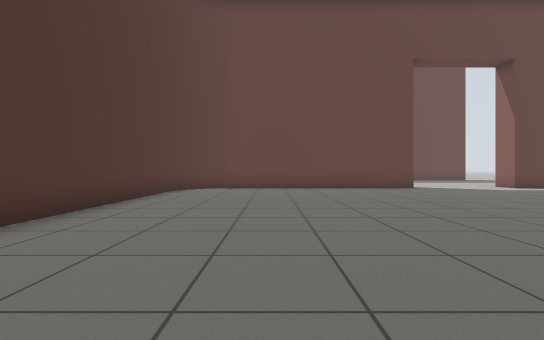
[1] (above)

23 first-person views from a walk through a world built for the Gazebo simulator. The camera is 0.72 m above the floor, looks level and sees 85° across. The floor is counted in squares, 1 m on a side. Each view is taken from the middle of a square. On the plan, view 1 faces up. The plan holds only what a view shows up to about 10 squares ahead; the rest is blank. The place goes on beyond the plan. Simple patterns stand in for the simulator's built-in surfaces.

[2]
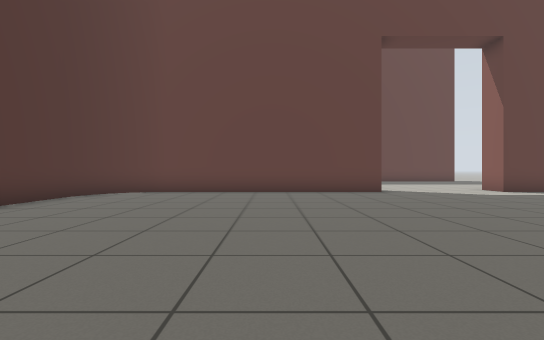

[3]
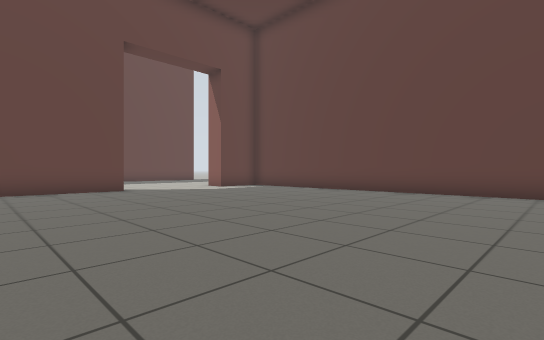

[4]
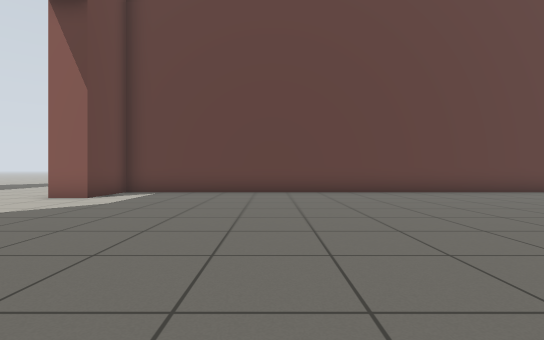

[5]
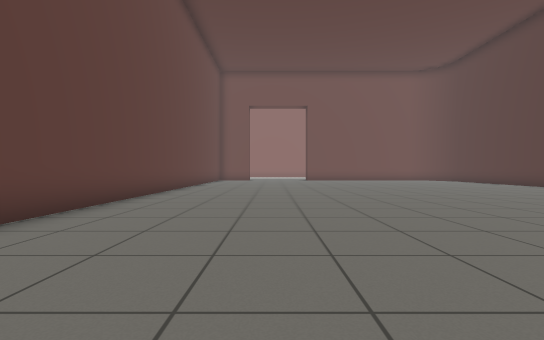

[6]
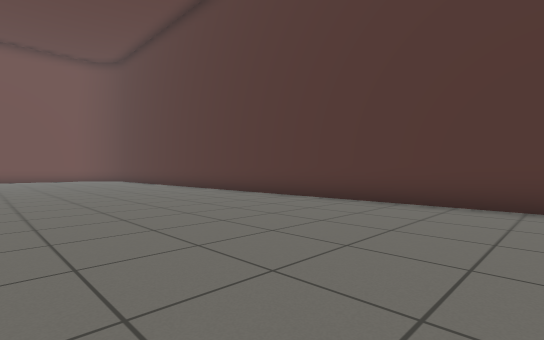

[7]
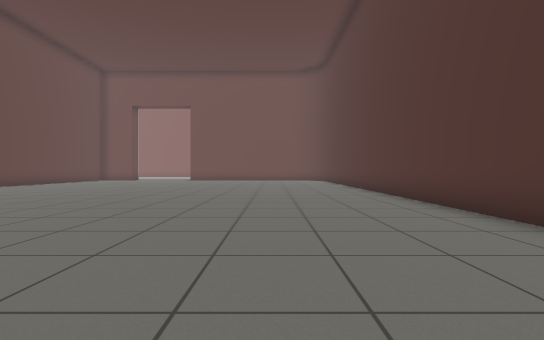

[8]
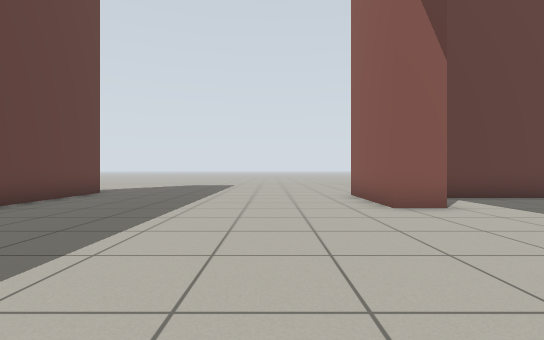

[9]
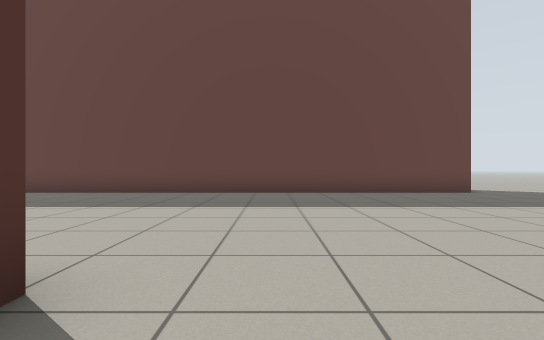

[10]
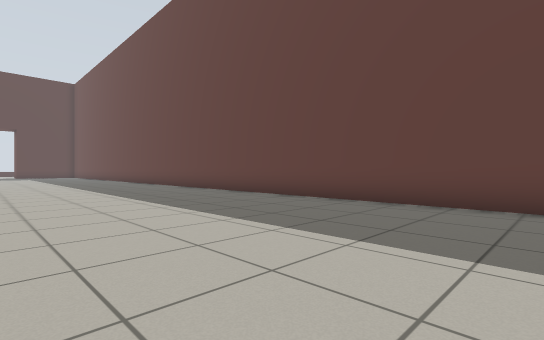

[11]
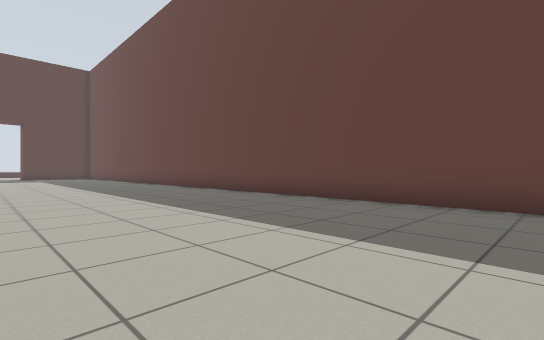

[12]
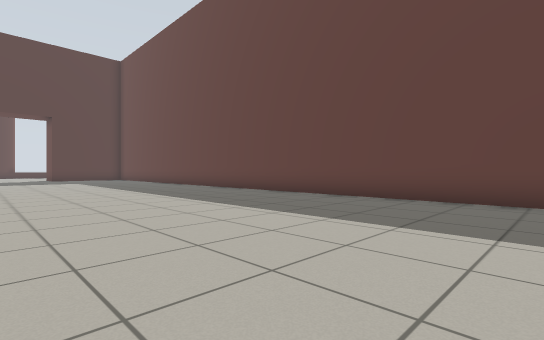

[13]
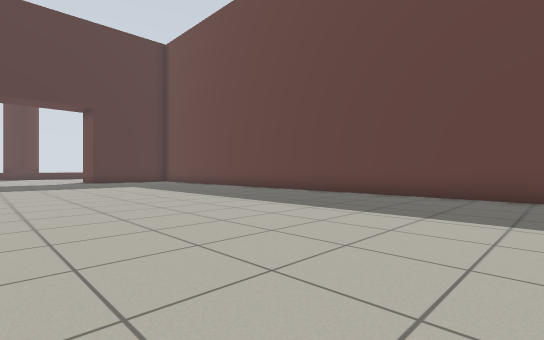

[14]
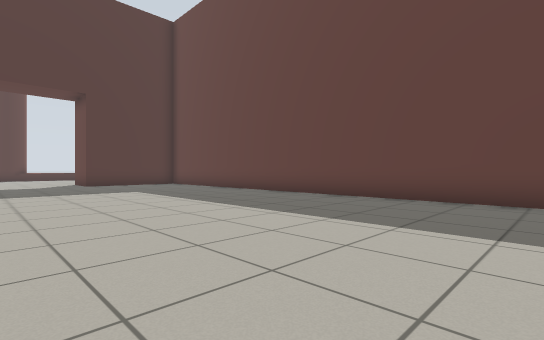

[15]
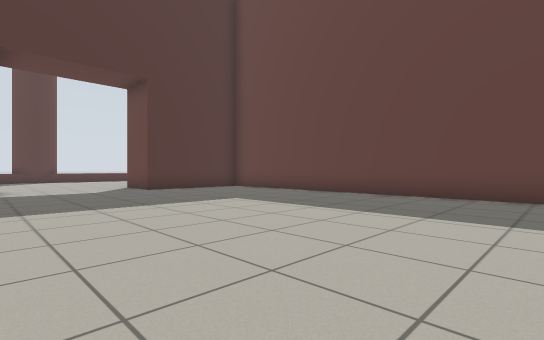

[16]
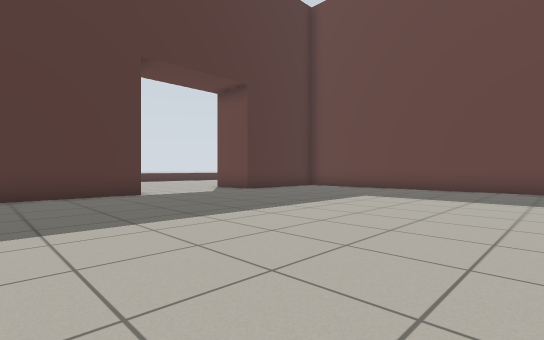

[17]
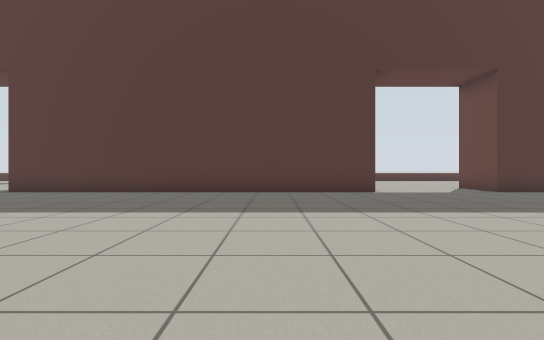

[18]
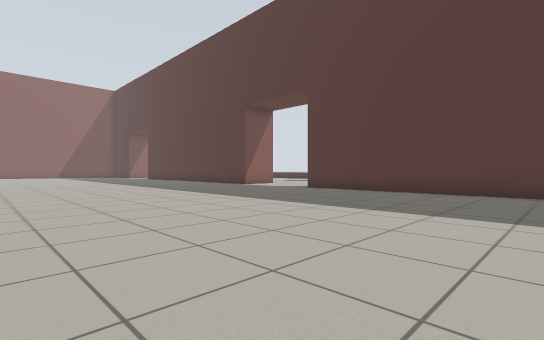

[19]
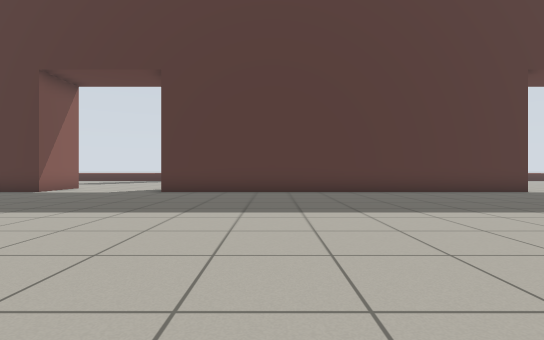

[20]
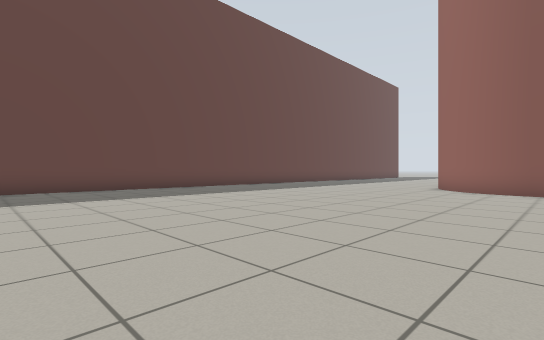

[21]
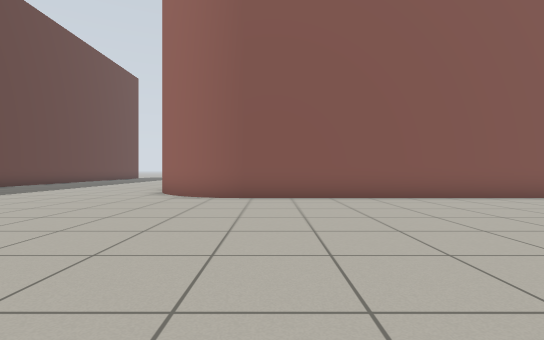

[22]
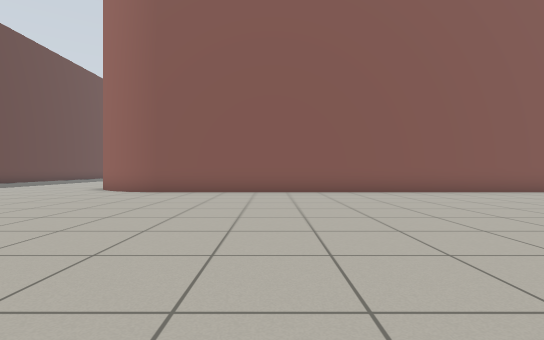

[23]
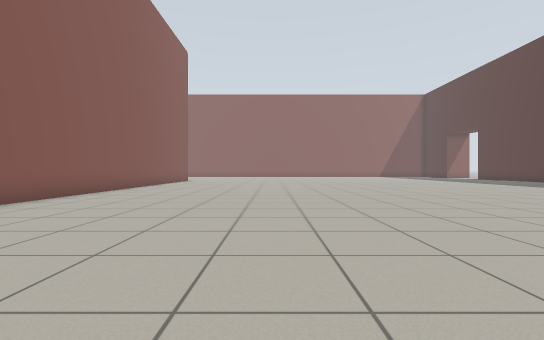

### Floor plan
Points are (right, up) in squares from view 1. A wall is a line through its corners. A room is listed if a view was taken in it or the views show most of it. See-through windows are left out.
Room 1 (views 1, 2, 3, 4, 5, 6, 7, 9)
walls: (5.6, 11.7) (-1.8, 11.7) (-2.3, 11.5); (-3.4, 10) (-3.4, -4); (11.6, -4) (11.6, 11.7) (9.6, 11.7) (9.6, 12.7)
ways out: opening at (7.5, 12.2) to room 2
Room 2 (views 8, 10, 11, 12, 13, 14, 15, 16, 17, 18, 19, 20, 21, 22, 23)
walls: (-4.3, 10.6) (-4.1, 11.1); (-4.2, 10.9) (-3.9, 11.4); (-4.4, -3) (-4.4, 10.1); (-25.7, 12.5) (-25.7, 0.4); (-25.7, 18) (-25.7, 16.4); (9.6, 12.7) (12.6, 12.7); (-25.7, -3.6) (-25.7, -4.5); (13.4, 20.4) (-20.8, 20.4)
ways out: opening at (7.5, 12.2) to room 1; opening at (14.5, 21.5)

Positions as (right, up) in squares from view 1, and headings:
1: (0, 0), facing up
2: (2, 2), facing up
3: (2, 1), facing up-right
4: (2, 7), facing right
5: (8, 6), facing down
6: (3, 7), facing down-left
7: (0, 6), facing down
8: (4, 15), facing right
9: (7, 11), facing up
10: (6, 14), facing up-left
11: (1, 14), facing up-left
12: (-3, 13), facing up-left
13: (-8, 12), facing up-left
14: (-11, 13), facing up-left
15: (-15, 12), facing up-left
16: (-17, 9), facing up-left
17: (-16, 9), facing left
18: (-16, 8), facing down-left
19: (-16, 4), facing left
20: (-15, 9), facing up-right
21: (-12, 9), facing right
22: (-14, 6), facing right
23: (-10, 7), facing down
